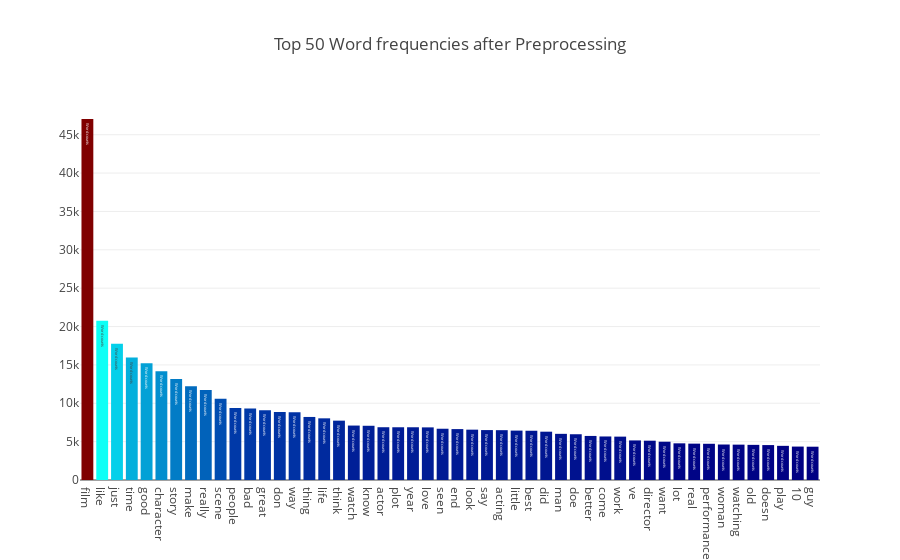

The cell this chart's notebook holds for it:
### Markdown cell above
### Most common words on Movie Reviews

This code is copied from [Anisotropic](https://www.kaggle.com/arthurtok) and his excellent [kernel](https://www.kaggle.com/arthurtok/spooky-nlp-and-topic-modelling-tutorial).

### Code cell
feature_names = tf_vectorizer.get_feature_names()
count_vec = np.asarray(tf.sum(axis=0)).ravel()
zipped = list(zip(feature_names, count_vec))
x, y = (list(x) for x in zip(*sorted(zipped, key=lambda x: x[1], reverse=True)))

# Now I want to extract out on the top 15 and bottom 15 words
Y = np.concatenate([y[0:15], y[-16:-1]])
X = np.concatenate([x[0:15], x[-16:-1]])

# Plotting the Plot.ly plot for the Top 50 word frequencies
data = [go.Bar(
            x = x[0:50],
            y = y[0:50],
            marker= dict(colorscale='Jet',
                         color = y[0:50]
                        ),
            text='Word counts'
    )]

layout = go.Layout(
    title='Top 50 Word frequencies after Preprocessing'
)

fig = go.Figure(data=data, layout=layout)
iplot(fig)

### Figure 1 — Plotly figure (JSON) as saved in the notebook; plotly's stock layout.template omitted (floating-point values rounded to 4 significant figures)
{"data": [{"marker": {"color": [47050, 20747, 17774, 15966, 15204, 14183, 13173, 12229, 11739, 10596, 9387, 9309, 9091, 8858, 8830, 8217, 8038, 7735, 7095, 7068, 6877, 6874, 6874, 6858, 6681, 6635, 6561, 6506, 6495, 6438, 6420, 6297, 6016, 5964, 5742, 5673, 5653, 5159, 5123, 4991, 4779, 4739, 4720, 4625, 4608, 4580, 4551, 4452, 4357, 4340], "colorscale": "Jet"}, "text": "Word counts", "type": "bar", "x": ["film", "like", "just", "time", "good", "character", "story", "make", "really", "scene", "people", "bad", "great", "don", "way", "thing", "life", "think", "watch", "know", "actor", "plot", "year", "love", "seen", "end", "look", "say", "acting", "little", "best", "did", "man", "doe", "better", "come", "work", "ve", "director", "want", "lot", "real", "performance", "woman", "watching", "old", "doesn", "play", "10", "guy"], "y": [47050, 20747, 17774, 15966, 15204, 14183, 13173, 12229, 11739, 10596, 9387, 9309, 9091, 8858, 8830, 8217, 8038, 7735, 7095, 7068, 6877, 6874, 6874, 6858, 6681, 6635, 6561, 6506, 6495, 6438, 6420, 6297, 6016, 5964, 5742, 5673, 5653, 5159, 5123, 4991, 4779, 4739, 4720, 4625, 4608, 4580, 4551, 4452, 4357, 4340]}], "layout": {"title": "Top 50 Word frequencies after Preprocessing"}}
